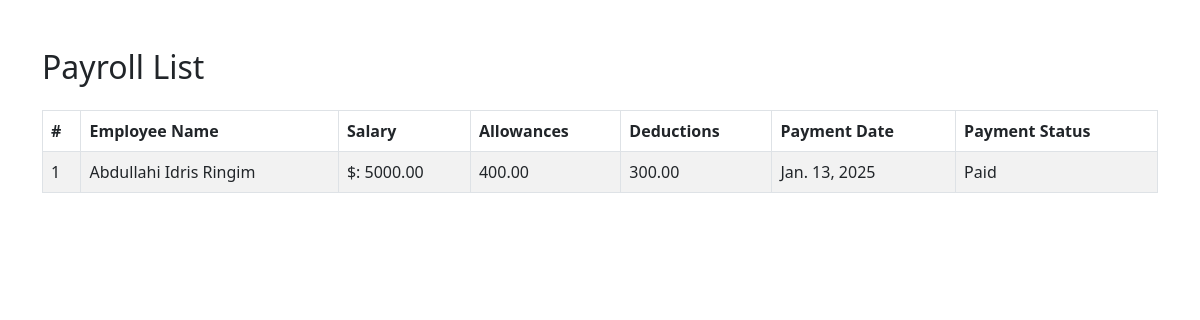
Page /payroll/ on the earlier database version.
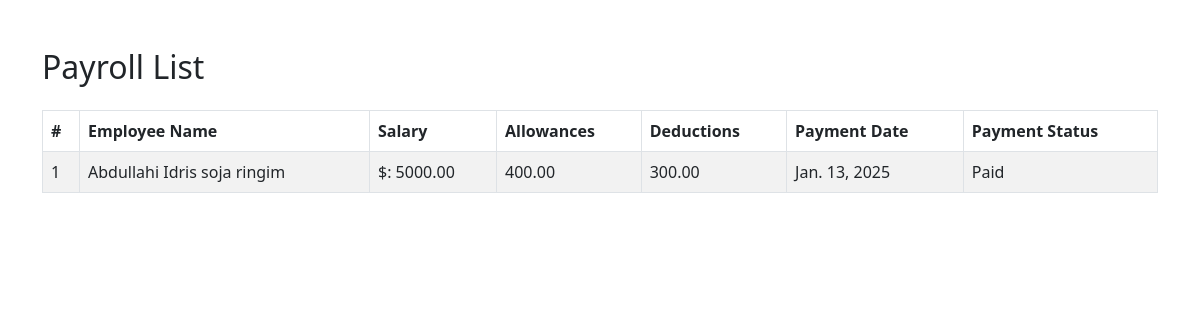
Same page on the later database version.
### employees/models.py (models this page shows)
class Payroll(models.Model):
    employee = models.ForeignKey(Employee, on_delete=models.CASCADE)
    salary = models.DecimalField(max_digits=10, decimal_places=2)
    allowances = models.DecimalField(max_digits=10, decimal_places=2, default=0)
    deductions = models.DecimalField(max_digits=10, decimal_places=2, default=0)
    net_pay = models.DecimalField(max_digits=10, decimal_places=2)
    payment_date = models.DateField()
    payment_status = models.CharField(
        max_length=10,
        choices=[('Pending', 'Pending'), ('Paid', 'Paid')],
        default='Pending'
    )

class Employee(models.Model):
    user = models.OneToOneField(User, on_delete=models.CASCADE, null=True, blank=True)
    first_name = models.CharField(max_length=25)
    last_name = models.CharField(max_length=25)
    email = models.EmailField(max_length=355, unique=True)
    phone_number = models.CharField(max_length=25, null=True, blank=True)
    country = models.CharField(max_length=40)
    username = models.CharField(max_length=25, unique=True)
    password = models.CharField(max_length=128)
    confirm_password = models.CharField(max_length=128, null=True, blank=True)
    hire_date = models.DateField(auto_now_add=True)
    profile_picture = models.ImageField(upload_to='employees/', null=True, blank=True)
    reset_token = models.UUIDField(default=uuid.uuid4, unique=True, null=True, blank=True)

### employees/views.py (the view)
# urls.py: path('payroll/', views.payroll, name='payroll'),
def payroll(request):
    payment = Payroll.objects.all()
    return render(request, 'employees/payroll.html', {'payment': payment})

### employees/templates/employees/payroll.html (shortened to what this page needs)
<!DOCTYPE html>
<html lang="en">
<head>
    <link href="https://cdn.jsdelivr.net/npm/bootstrap@5.3.0-alpha3/dist/css/bootstrap.min.css" rel="stylesheet">
</head>
<body>
<div class="container mt-5">
    <h2 class="mb-4">Payroll List</h2>
    <table class="table table-bordered table-striped">
        <thead>
            <tr>
                <th>#</th>
                <th>Employee Name</th>
                <th>Salary</th>
                <th>Allowances</th>
                <th>Deductions</th>
                <th>Payment Date</th>
                <th>Payment Status</th>
            </tr>
        </thead>
        <tbody>
            {% for payment in payment %}
            <tr>
                <td>{{ forloop.counter }}</td>
                <td>{{ payment.employee.first_name }} {{ payment.employee.last_name }}</td>
                <td>$: {{ payment.salary }}</td>
                <td>{{ payment.allowances }}</td>
                <td>{{ payment.deductions }}</td>
                <td>{{ payment.payment_date }}</td>
                <td>
                    <span>
                        {{ payment.payment_status }}
                    </span>
                </td>
            </tr>
            {% empty %}
            <tr>
                <td colspan="8" class="text-center">No payroll records found.</td>
            </tr>
            {% endfor %}
        </tbody>
    </table>
</div>
</body>
</html>

Differences in the rows shown:
changed through a linked row, Payroll "Paid": employee.last_name "Idris Ringim" → "Idris soja ringim"
